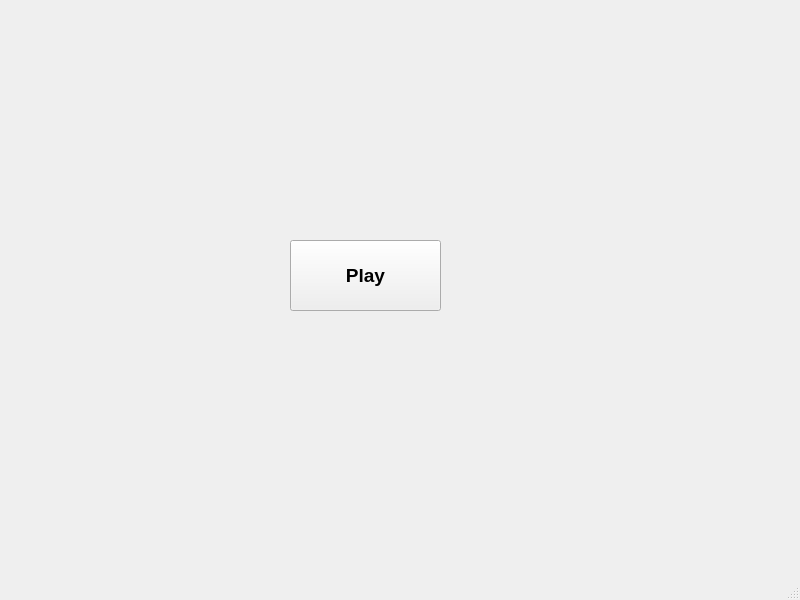
<?xml version="1.0" encoding="UTF-8"?>
<ui version="4.0">
 <class>MainWindow</class>
 <widget class="QMainWindow" name="MainWindow">
  <property name="geometry">
   <rect>
    <x>0</x>
    <y>0</y>
    <width>800</width>
    <height>600</height>
   </rect>
  </property>
  <property name="windowTitle">
   <string>MainWindow</string>
  </property>
  <widget class="QWidget" name="centralwidget">
   <widget class="QPushButton" name="pushButton_Tocar">
    <property name="geometry">
     <rect>
      <x>290</x>
      <y>240</y>
      <width>151</width>
      <height>71</height>
     </rect>
    </property>
    <property name="font">
     <font>
      <pointsize>14</pointsize>
      <weight>75</weight>
      <bold>true</bold>
     </font>
    </property>
    <property name="text">
     <string>Play</string>
    </property>
   </widget>
  </widget>
  <widget class="QMenuBar" name="menubar">
   <property name="geometry">
    <rect>
     <x>0</x>
     <y>0</y>
     <width>800</width>
     <height>21</height>
    </rect>
   </property>
  </widget>
  <widget class="QStatusBar" name="statusbar"/>
 </widget>
 <resources/>
 <connections/>
</ui>
